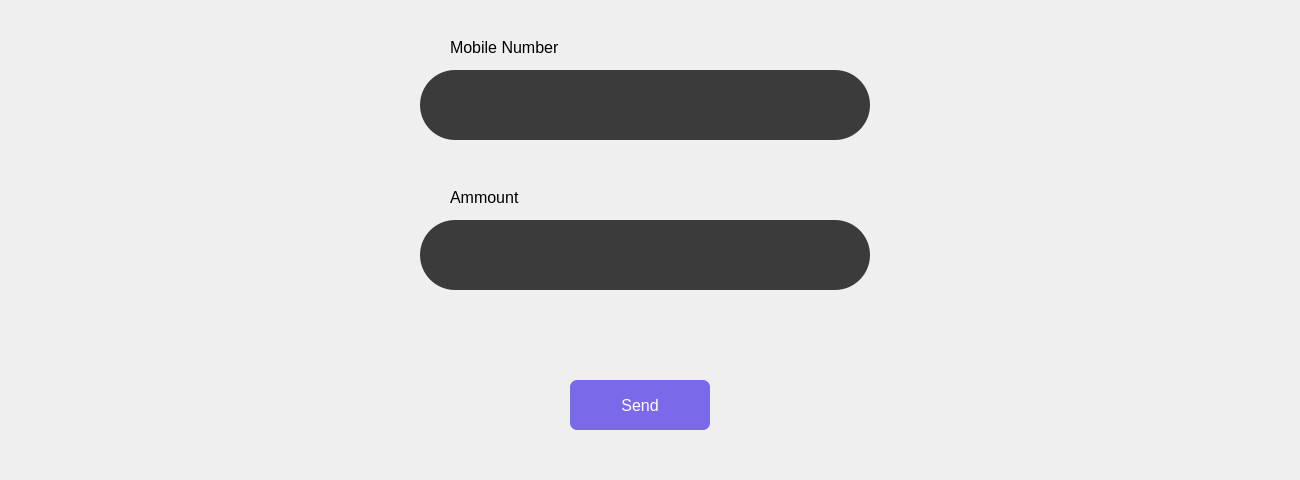
          <widget class="QWidget" name="page_15">
           <widget class="QWidget" name="widget_28" native="true">
            <property name="geometry">
             <rect>
              <x>0</x>
              <y>0</y>
              <width>1291</width>
              <height>471</height>
             </rect>
            </property>
            <property name="styleSheet">
             <string notr="true">QLineEdit{
border-radius:35;
}
QPushButton{
background-color:rgb(122, 105, 233);
color:white;
border-radius:7px;
}</string>
            </property>
            <widget class="QLineEdit" name="lineEdit_13">
             <property name="geometry">
              <rect>
               <x>420</x>
               <y>70</y>
               <width>450</width>
               <height>70</height>
              </rect>
             </property>
             <property name="minimumSize">
              <size>
               <width>450</width>
               <height>70</height>
              </size>
             </property>
             <property name="maximumSize">
              <size>
               <width>450</width>
               <height>70</height>
              </size>
             </property>
             <property name="font">
              <font>
               <pointsize>14</pointsize>
              </font>
             </property>
             <property name="styleSheet">
              <string notr="true">background-color: rgb(59, 59, 59);</string>
             </property>
             <property name="text">
              <string/>
             </property>
             <property name="placeholderText">
              <string/>
             </property>
            </widget>
            <widget class="QLineEdit" name="lineEdit_17">
             <property name="geometry">
              <rect>
               <x>420</x>
               <y>220</y>
               <width>450</width>
               <height>70</height>
              </rect>
             </property>
             <property name="minimumSize">
              <size>
               <width>450</width>
               <height>70</height>
              </size>
             </property>
             <property name="maximumSize">
              <size>
               <width>450</width>
               <height>70</height>
              </size>
             </property>
             <property name="font">
              <font>
               <pointsize>14</pointsize>
              </font>
             </property>
             <property name="styleSheet">
              <string notr="true">background-color: rgb(59, 59, 59);</string>
             </property>
             <property name="text">
              <string/>
             </property>
             <property name="placeholderText">
              <string/>
             </property>
            </widget>
            <widget class="QLabel" name="label_97">
             <property name="geometry">
              <rect>
               <x>450</x>
               <y>30</y>
               <width>151</width>
               <height>36</height>
              </rect>
             </property>
             <property name="font">
              <font>
               <pointsize>16</pointsize>
              </font>
             </property>
             <property name="styleSheet">
              <string notr="true">text-align:center;</string>
             </property>
             <property name="text">
              <string>&lt;html&gt;&lt;head/&gt;&lt;body&gt;&lt;p&gt;&lt;span style=&quot; font-size:12pt;&quot;&gt;Mobile Number&lt;/span&gt;&lt;/p&gt;&lt;/body&gt;&lt;/html&gt;</string>
             </property>
            </widget>
            <widget class="QLabel" name="label_98">
             <property name="geometry">
              <rect>
               <x>450</x>
               <y>180</y>
               <width>91</width>
               <height>36</height>
              </rect>
             </property>
             <property name="font">
              <font>
               <pointsize>16</pointsize>
              </font>
             </property>
             <property name="styleSheet">
              <string notr="true">text-align:center;</string>
             </property>
             <property name="text">
              <string>&lt;html&gt;&lt;head/&gt;&lt;body&gt;&lt;p&gt;&lt;span style=&quot; font-size:12pt;&quot;&gt;Ammount&lt;/span&gt;&lt;/p&gt;&lt;/body&gt;&lt;/html&gt;</string>
             </property>
            </widget>
            <widget class="QPushButton" name="pushButton_101">
             <property name="geometry">
              <rect>
               <x>570</x>
               <y>380</y>
               <width>140</width>
               <height>50</height>
              </rect>
             </property>
             <property name="minimumSize">
              <size>
               <width>140</width>
               <height>50</height>
              </size>
             </property>
             <property name="maximumSize">
              <size>
               <width>140</width>
               <height>50</height>
              </size>
             </property>
             <property name="font">
              <font>
               <pointsize>12</pointsize>
               <bold>false</bold>
              </font>
             </property>
             <property name="text">
              <string>Send</string>
             </property>
            </widget>
           </widget>
          </widget>
